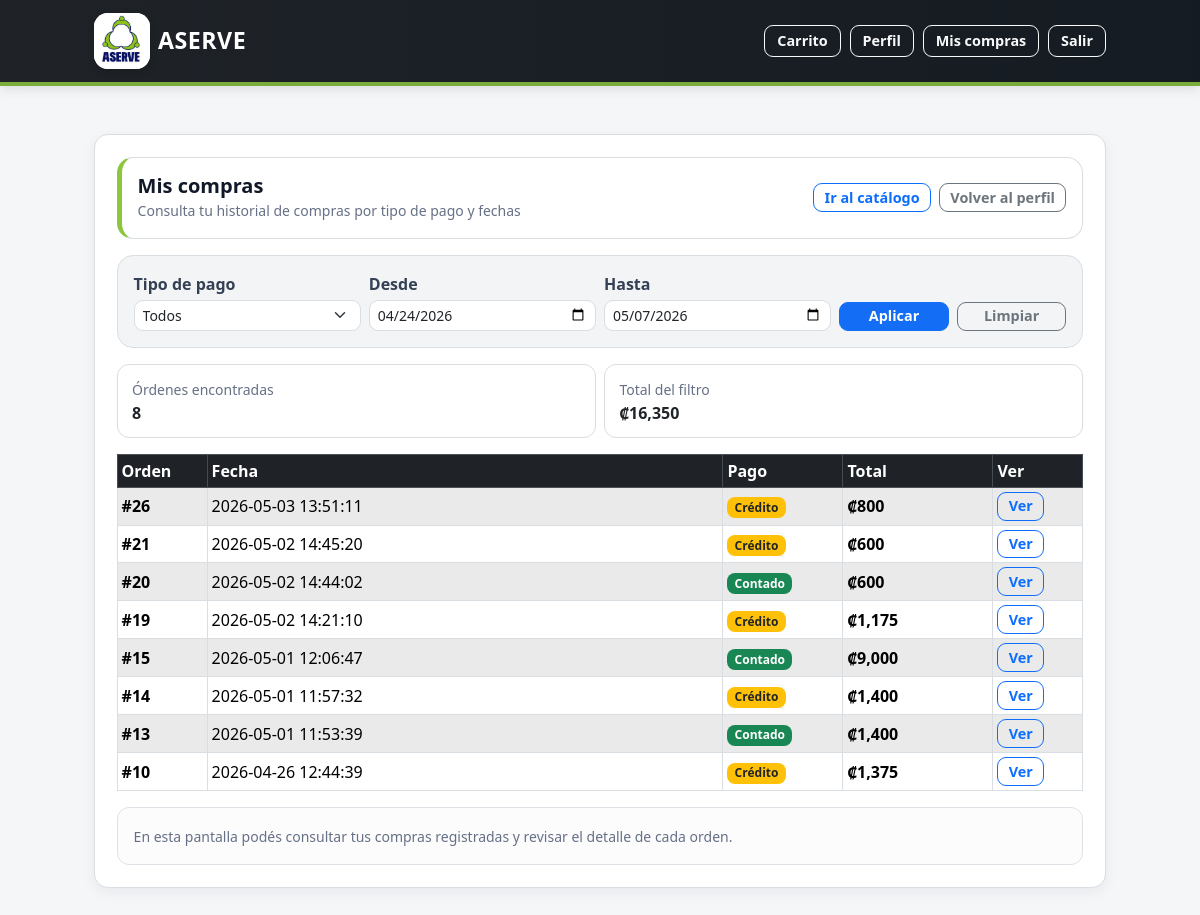
Page /mis-compras (signed in) on the earlier database version.
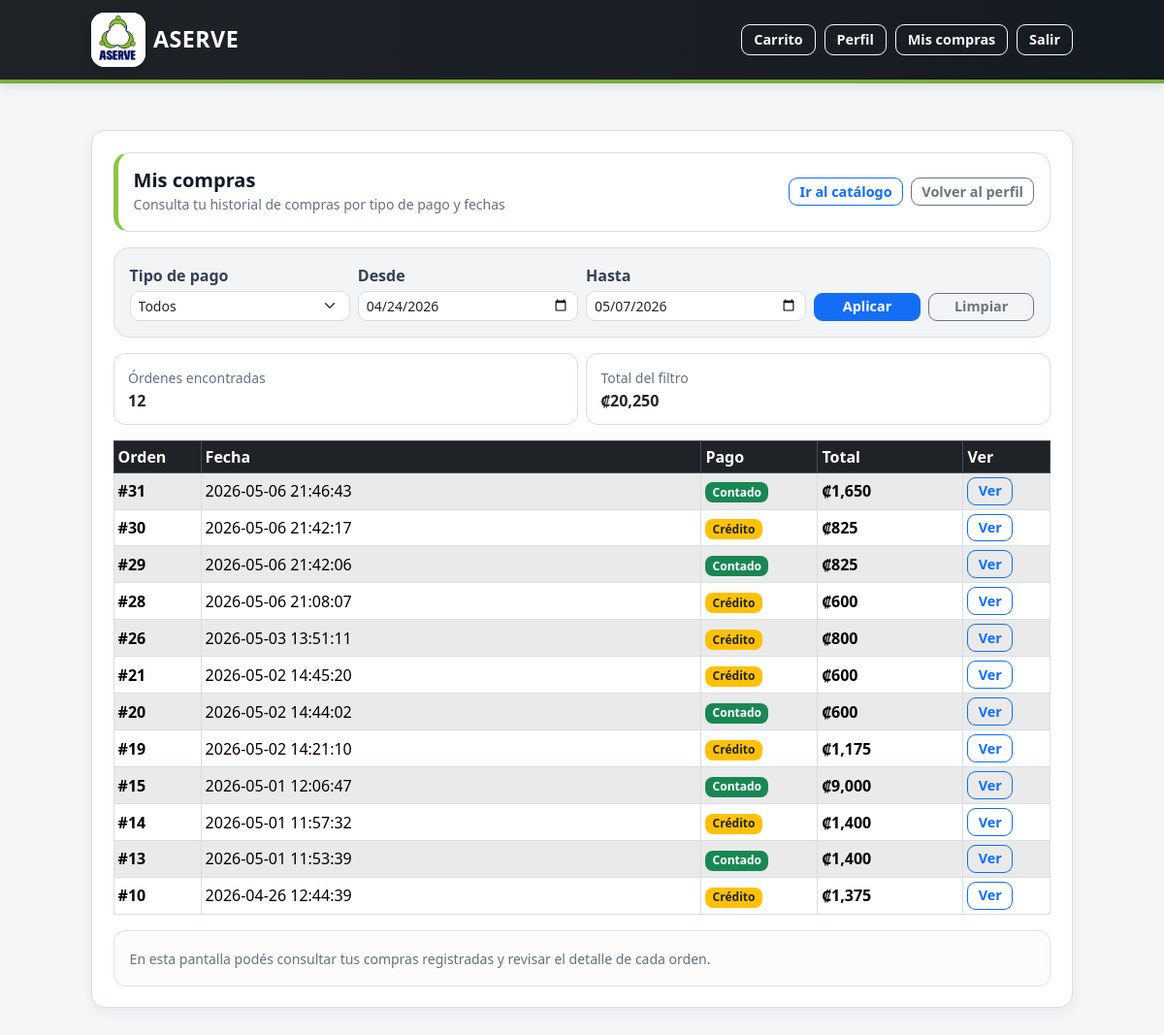
Same page on the later database version.
### tables this page shows
CREATE TABLE orders (
    id INTEGER PRIMARY KEY AUTOINCREMENT,
    fecha TEXT NOT NULL,
    tipo_usuario TEXT NOT NULL CHECK (tipo_usuario IN ('asociado', 'no_asociado')),
    user_id INTEGER,
    nombre_no_asociado TEXT,
    tipo_pago TEXT NOT NULL CHECK (tipo_pago IN ('contado', 'credito')),
    total REAL NOT NULL CHECK (total >= 0),
    estado TEXT NOT NULL CHECK (estado IN ('pendiente', 'pagada')),
    FOREIGN KEY (user_id) REFERENCES users(id)
);

### app.py (the view)
@app.route("/mis-compras")
def mis_compras():
    if "user_id" not in session:
        flash("Debes iniciar sesión para ver tu historial.", "warning")
        return redirect(url_for("login"))
    user_id = session["user_id"]
    db = get_db()
    pago = (request.args.get("pago") or "").strip().lower()
    pago = pago.replace("é", "e")
    start = (request.args.get("start") or "").strip()
    end = (request.args.get("end") or "").strip()
    hoy = datetime.now().date()
    hace_14 = hoy - timedelta(days=13)
    if not start:
        start = hace_14.strftime("%Y-%m-%d")
    if not end:
        end = hoy.strftime("%Y-%m-%d")
    where = ["o.user_id = ?"]
    params = [user_id]
    if pago in ("contado", "credito"):
        where.append("replace(lower(trim(o.tipo_pago)), 'é', 'e') = ?")
        params.append(pago)
    where.append("date(o.fecha) >= date(?)")
    params.append(start)
    where.append("date(o.fecha) <= date(?)")
    params.append(end)
    where_sql = "WHERE " + " AND ".join(where)
    orders = db.execute(
        f"""
        SELECT
            o.id,
            o.fecha,
            o.tipo_pago,
            o.estado,
            o.total
        FROM orders o
        {where_sql}
        ORDER BY o.id DESC
        """,
        params
    ).fetchall()
    total_rango = sum(float(o["total"]) for o in orders) if orders else 0
    return render_template(
        "mis_compras.html",
        orders=orders,
        pago=pago,
        start=start,
        end=end,
        total_rango=total_rango
    )

### app.py (called while the page is built)
@app.template_filter("crc")
def format_crc(value):
    try:
        return f"₡{float(value):,.0f}"
    except (TypeError, ValueError):
        return "₡0"

def get_db():
    if "db" not in g:
        db_folder = os.path.dirname(app.config["DATABASE"])
        os.makedirs(db_folder, exist_ok=True)
        g.db = sqlite3.connect(app.config["DATABASE"])
        g.db.row_factory = sqlite3.Row
    return g.db

@app.before_request
def proteger_acceso_global():
    endpoint = request.endpoint
    if endpoint is None:
        return None
    rutas_publicas = {
        "login",
        "static"
    }
    if endpoint in rutas_publicas:
        return None
    if "user_id" not in session:
        flash("Debes iniciar sesión para acceder a ASERVE.", "warning")
        return redirect(url_for("login"))
    rutas_password_temporal = {
        "cambiar_password_temporal",
        "logout",
        "static"
    }
    if session.get("password_temporal") == 1:
        if endpoint not in rutas_password_temporal:
            flash("Debes cambiar tu contraseña temporal antes de continuar.", "warning")
            return redirect(url_for("cambiar_password_temporal"))
    return None

### templates/mis_compras.html (shortened to what this page needs)
{% extends "base.html" %}
{% block content %}
<div class="card shadow-sm">
  <div class="card-body">
    <div class="mis-compras-header mb-3">
      <div class="d-flex flex-column flex-md-row justify-content-between align-items-start align-items-md-center gap-3">
        <div>
          <h5 class="mb-0">Mis compras</h5>
          <small class="text-muted">
            Consulta tu historial de compras por tipo de pago y fechas
          </small>
        </div>
        <div class="d-flex flex-wrap gap-2">
          <a class="btn btn-outline-primary btn-sm" href="{{ url_for('catalogo') }}">
            Ir al catálogo
          </a>
          <a class="btn btn-outline-secondary btn-sm" href="{{ url_for('perfil') }}">
            Volver al perfil
          </a>
        </div>
      </div>
    </div>
    <div class="mis-compras-filter mb-3">
      <form method="GET" class="row g-2 align-items-end">
        <div class="col-12 col-md-3">
          <label class="form-label mb-1">Tipo de pago</label>
          <select class="form-select form-select-sm" name="pago">
            <option value="" {% if pago == "" %}selected{% endif %}>Todos</option>
          </select>
        </div>
        <div class="col-6 col-md-3">
          <label class="form-label mb-1">Desde</label>
          <input
            type="date"
            class="form-control form-control-sm"
            name="start"
            value="{{ start }}"
          >
        </div>
        <div class="col-6 col-md-3">
          <label class="form-label mb-1">Hasta</label>
          <input
            type="date"
            class="form-control form-control-sm"
            name="end"
            value="{{ end }}"
          >
        </div>
        <div class="col-12 col-md-3 d-flex gap-2">
          <button class="btn btn-primary btn-sm w-100" type="submit">
            Aplicar
          </button>
          <a class="btn btn-outline-secondary btn-sm w-100" href="{{ url_for('mis_compras') }}">
            Limpiar
          </a>
        </div>
      </form>
    </div>
    <div class="row g-2 mb-3">
      <div class="col-12 col-md-6">
        <div class="mis-compras-summary-box">
          <small class="text-muted">Órdenes encontradas</small>
          <div class="fw-bold">
            {{ orders|length }}
          </div>
        </div>
      </div>
      <div class="col-12 col-md-6">
        <div class="mis-compras-summary-box">
          <small class="text-muted">Total del filtro</small>
          <div class="fw-bold">
            {{ total_rango|crc }}
          </div>
        </div>
      </div>
    </div>
    <div class="table-responsive d-none d-md-block">
      <table class="table table-sm table-bordered table-striped align-middle mb-0">
        <thead class="table-dark">
          <tr>
            <th style="width: 90px;">Orden</th>
            <th>Fecha</th>
            <th style="width: 120px;">Pago</th>
            <th style="width: 150px;">Total</th>
            <th style="width: 90px;">Ver</th>
          </tr>
        </thead>
        <tbody>
          {% for o in orders %}
          <tr>
            <td>
              <b>#{{ o.id }}</b>
            </td>
            <td>
              {{ o.fecha }}
            </td>
            <td>
              {% set pago_norm = (o.tipo_pago|string|lower|replace('é','e')|trim) %}
              {% if pago_norm == "credito" %}
                <span class="badge bg-warning text-dark">Crédito</span>
              {% else %}
                <span class="badge bg-success">Contado</span>
              {% endif %}
            </td>
            <td>
              <b>{{ o.total|crc }}</b>
            </td>
            <td>
              <a class="btn btn-outline-primary btn-sm"
                 href="{{ url_for('mis_compras_detalle',
                                  order_id=o.id,
                                  pago=pago,
                                  start=start,
                                  end=end) }}">
                Ver
              </a>
            </td>
          </tr>
          {% else %}
          <tr>
            <td colspan="5" class="text-center text-muted py-4">
              No hay compras registradas para los filtros seleccionados.
            </td>
          </tr>
          {% endfor %}
        </tbody>
      </table>
    </div>
    <div class="alert alert-light border mt-3 mb-0">
      <small class="text-muted">
        En esta pantalla podés consultar tus compras registradas y revisar el detalle de cada orden.
      </small>
    </div>
  </div>
</div>
{% endblock %}

### templates/base.html (shortened to what this page needs)
<!DOCTYPE html>
<html lang="es">
<head>
  <link
    href="https://cdn.jsdelivr.net/npm/bootstrap@5.3.2/dist/css/bootstrap.min.css"
    rel="stylesheet"
  >
</head>
<body>
  <nav class="navbar navbar-dark aserve-navbar">
    <div class="container-fluid aserve-container d-flex flex-wrap justify-content-between align-items-center">
      <a class="navbar-brand fw-bold mb-0 d-flex align-items-center gap-2"
         href="{% if session.get('user_id') %}{{ url_for('catalogo') }}{% else %}{{ url_for('login') }}{% endif %}">
        <span class="aserve-logo-box">
          <img
            src="{{ url_for('static', filename='img/logo_aserve.png') }}"
            alt="Logo ASERVE"
            class="aserve-logo-img"
          >
        </span>
        <span class="aserve-brand-text">
          ASERVE
        </span>
      </a>
      <div class="d-flex flex-wrap navbar-actions justify-content-end">
        {% if session.get("user_id") %}
          <a href="{{ url_for('ver_carrito') }}" class="btn btn-outline-light btn-sm">
            Carrito
          </a>
          <a href="{{ url_for('perfil') }}" class="btn btn-outline-light btn-sm">
            Perfil
          </a>
          <a href="{{ url_for('mis_compras') }}" class="btn btn-outline-light btn-sm">
            Mis compras
          </a>
          <a href="{{ url_for('logout') }}" class="btn btn-outline-light btn-sm">
            Salir
          </a>
        {% else %}
          <a href="{{ url_for('login') }}" class="btn btn-outline-light btn-sm">
            Login
          </a>
        {% endif %}
      </div>
    </div>
  </nav>
  <main class="aserve-container py-3">
    {% block content %}{% endblock %}
  </main>
</body>
</html>

### templates/base.html (style rules this page uses)
:root { --aserve-navy: #07145f; --aserve-blue-dark: #101828; --aserve-green: #8cc63f; --aserve-green-dark: #6aa72f; --aserve-bg: #f4f6f8; --aserve-card: #ffffff; --aserve-border: #d9dee3; --aserve-text: #111827; --aserve-muted: #667085; }
body { min-height: 100vh; background: var(--aserve-bg); color: var(--aserve-text); }
.aserve-container { max-width: 1040px; margin: 0 auto; padding-left: 14px; padding-right: 14px; }
.aserve-navbar { background: linear-gradient(90deg, #1f2328 0%, #151b22 100%); border-bottom: 4px solid rgba(140, 198, 63, .85); box-shadow: 0 2px 12px rgba(0, 0, 0, .12); }
.navbar-brand { letter-spacing: .3px; text-decoration: none; }
.aserve-logo-box { width: 56px; height: 56px; background: #ffffff; border-radius: 14px; overflow: hidden; display: flex; align-items: center; justify-content: center; flex: 0 0 auto; box-shadow: 0 3px 8px rgba(0, 0, 0, .18); }
.aserve-logo-img { width: 67px; height: 67px; object-fit: contain; }
.aserve-brand-text { color: #ffffff; font-size: 1.45rem; font-weight: 800; letter-spacing: .5px; line-height: 1; }
.navbar-actions { gap: .55rem; }
.navbar-actions .btn { border-radius: 9px; font-weight: 600; padding: .35rem .75rem; transition: all .15s ease-in-out; }
main.aserve-container { padding-top: 2rem !important; padding-bottom: 2rem !important; }
.card { border: 1px solid var(--aserve-border); border-radius: 14px; box-shadow: 0 4px 14px rgba(16, 24, 40, .06) !important; }
.card-body { padding: 1.35rem; }
h1, h2, h3, h4, h5, h6 { color: var(--aserve-text); font-weight: 750; }
.text-muted { color: var(--aserve-muted) !important; }
.btn { border-radius: 9px; font-weight: 600; }
.btn-primary { background-color: #146ef5; border-color: #146ef5; }
.btn-sm { padding: .28rem .65rem; font-size: .9rem; line-height: 1.25; }
.form-control, .form-select { border-radius: 9px; border-color: var(--aserve-border); }
.form-label { font-weight: 600; color: #344054; }
.table { border-color: var(--aserve-border); }
.table thead.table-dark th { background-color: #1f2328 !important; color: #ffffff; border-color: #444b53; font-weight: 700; }
.table td, .table th { vertical-align: middle; }
.table-striped > tbody > tr:nth-of-type(odd) > * { background-color: rgba(16, 24, 40, .035); }
.badge { border-radius: 8px; font-weight: 700; padding: .38em .6em; }
.alert { border-radius: 12px; border-color: var(--aserve-border); }

### templates/mis_compras.html (style rules this page uses)
.mis-compras-header { border: 1px solid #d9dee3; border-left: 5px solid #8cc63f; border-radius: 16px; background: #ffffff; padding: 1rem; }
.mis-compras-filter { border: 1px solid #d9dee3; border-radius: 16px; background: #f3f4f6; padding: 1rem; }
.mis-compras-summary-box { border: 1px solid #d9dee3; border-radius: 12px; background: #ffffff; padding: .75rem .9rem; height: 100%; }
.table b, .mis-compras-mobile-item b { font-weight: 700; }

Differences in the rows shown:
added orders: id "31", fecha "2026-05-06 21:46:43", shows "Contado", total|crc "₡1,650"
added orders: id "30", fecha "2026-05-06 21:42:17", shows "Crédito", total|crc "₡825"
added orders: id "29", fecha "2026-05-06 21:42:06", shows "Contado", total|crc "₡825"
added orders: id "28", fecha "2026-05-06 21:08:07", shows "Crédito", total|crc "₡600"
Other differences:
{{ orders|length }}: "8" → "12"
{{ total_rango|crc }}: "₡16,350" → "₡20,250"
